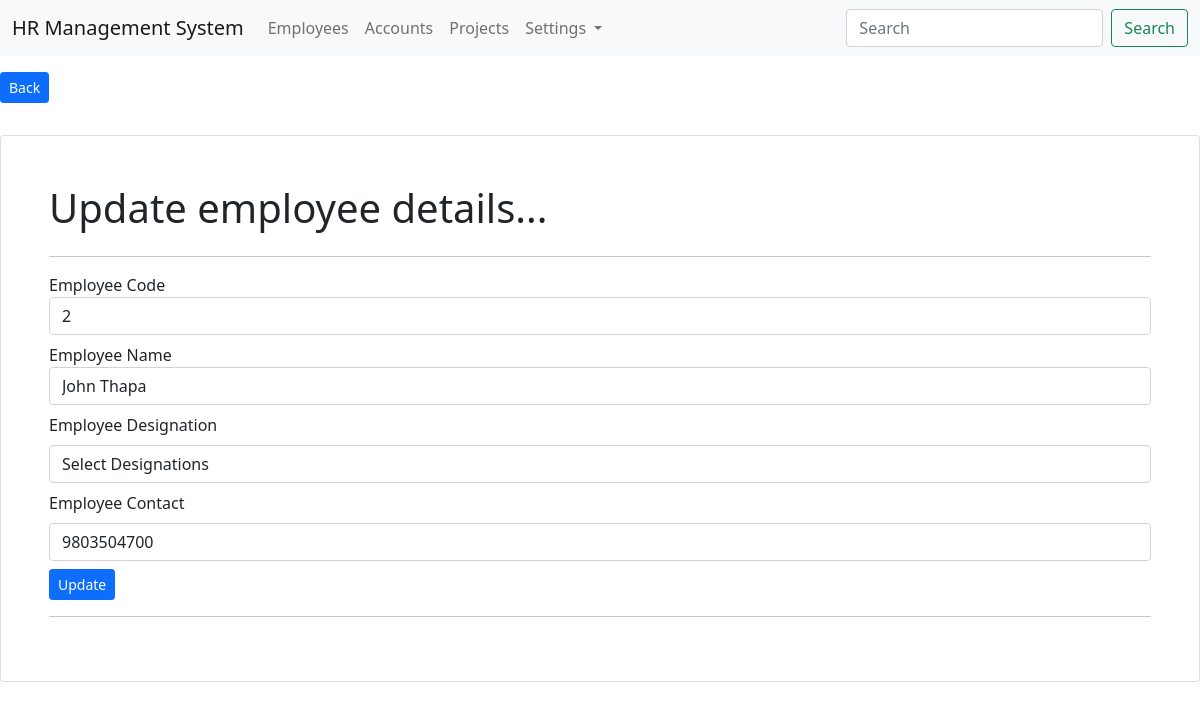
The app's page /employees/edit/2/ with its own data.
### Employees/models.py (models this page shows, shortened)
class EmployeeDetail(models.Model):
    employee_code = models.PositiveIntegerField(primary_key=True, auto_created=True)
    employee_name = models.CharField(max_length=30)
    employee_designation = models.ForeignKey(EmployeeDesignation, on_delete=models.CASCADE)
    employee_contact = models.CharField(max_length=10)
    employee_image = models.FileField(upload_to="images/employeeImage", blank=True, null=True)
    is_active = models.BooleanField(default=True)
    class Meta:
        db_table = "employee_details"
        ordering = ["-employee_name"]

### Employees/views.py (the view)
# urls.py: path('edit/<int:pk>/', views.employee_edit, name='employee_edit'),
def employee_edit(request, pk):
    employee_obj=EmployeeDetail.objects.get(pk=pk)
    designation_obj=EmployeeDesignation.objects.all()
    context={"data": employee_obj, "employee_designation": designation_obj}
    if request.method == "POST":
        employee_obj= EmployeeCreateForm(data=request.POST, instance=employee_obj)
        if employee_obj.is_valid():
            employee_obj.save()
            return redirect("employee_show", pk)   #redirecting to url having pk or id
    return render(request, 'employees/employee_edit.html', context)

### templates/employees/employee_edit.html (shortened to what this page needs)
{% extends 'layouts/master.html' %}
{% block content %}
<div class="conatiner">
    <a href="{% url 'employee_list' %}" class= "btn btn-sm btn-primary mb-3 mt-3"> Back</a>
    <div class="card p-5 mt-3">
        <h1>Update employee details...</h1>
        <hr>
        <form action="{% url 'employee_edit' data.pk %}" method="post">
            <div class="form-group mb-2">
                <label for="employee_code">Employee Code</label>
                <input type="number" name="employee_code" value="{{ data.employee_code }}" class="form-control">
            </div>
            <div class="form-group mb-2">
                <label for="employee_name">Employee Name</label>
                <input type="text" name="employee_name" value="{{ data.employee_name }}" class="form-control">
            </div>
            <div class="form-group mb-2">
            <label for="employee_designation">Employee Designation</label>
                <select name="employee_designation" class="form-control mt-2">
                    <option value="0">Select Designations</option>
                </select>
            </div>
            <div class="form-group mb-2">
                <label for="employee_contact">Employee Contact</label>
                <input type="number" name="employee_contact" value="{{ data.employee_contact }}" class="form-control mt-2">
            </div>
            <input type="submit" value="Update" class="btn btn-primary btn-sm">
        </form>
        <hr>
    </div>
</div>
{% endblock %}

### records on screen
EmployeeDetail: employee_code "2", employee_name "John Thapa", employee_contact "9803504700"
